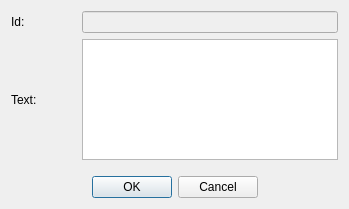
<?xml version="1.0" encoding="UTF-8"?>
<ui version="4.0">
 <class>DialogAddText</class>
 <widget class="QDialog" name="DialogAddText">
  <property name="geometry">
   <rect>
    <x>0</x>
    <y>0</y>
    <width>349</width>
    <height>209</height>
   </rect>
  </property>
  <property name="windowTitle">
   <string>Edit Text</string>
  </property>
  <layout class="QGridLayout" name="gridLayout">
   <item row="0" column="0">
    <widget class="QLabel" name="label_txtid">
     <property name="text">
      <string>Id:</string>
     </property>
    </widget>
   </item>
   <item row="0" column="1" colspan="2">
    <widget class="QLineEdit" name="lineEdit_id">
     <property name="enabled">
      <bool>false</bool>
     </property>
    </widget>
   </item>
   <item row="1" column="0">
    <widget class="QLabel" name="label_txttext">
     <property name="text">
      <string>Text:</string>
     </property>
    </widget>
   </item>
   <item row="3" column="0" colspan="3">
    <widget class="QDialogButtonBox" name="buttonBox">
     <property name="orientation">
      <enum>Qt::Horizontal</enum>
     </property>
     <property name="standardButtons">
      <set>QDialogButtonBox::Cancel|QDialogButtonBox::Ok</set>
     </property>
     <property name="centerButtons">
      <bool>true</bool>
     </property>
    </widget>
   </item>
   <item row="2" column="1">
    <spacer name="verticalSpacer">
     <property name="orientation">
      <enum>Qt::Vertical</enum>
     </property>
     <property name="sizeType">
      <enum>QSizePolicy::MinimumExpanding</enum>
     </property>
     <property name="sizeHint" stdset="0">
      <size>
       <width>20</width>
       <height>10</height>
      </size>
     </property>
    </spacer>
   </item>
   <item row="1" column="1" colspan="2">
    <widget class="QPlainTextEdit" name="textEdit"/>
   </item>
  </layout>
 </widget>
 <resources/>
 <connections>
  <connection>
   <sender>buttonBox</sender>
   <signal>rejected()</signal>
   <receiver>DialogAddText</receiver>
   <slot>reject()</slot>
   <hints>
    <hint type="sourcelabel">
     <x>174</x>
     <y>188</y>
    </hint>
    <hint type="destinationlabel">
     <x>174</x>
     <y>104</y>
    </hint>
   </hints>
  </connection>
 </connections>
</ui>
